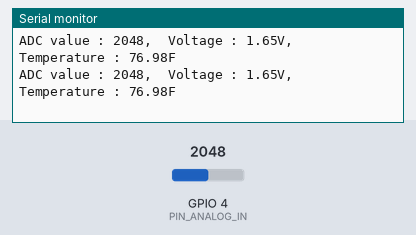
This sketch was run on a simulated ESP32. Parts: the last lines printed to the serial monitor. Inputs (shaded band) come from the test bench; at power-on: GPIO 4 (PIN_ANALOG_IN) = 2048.

Above: at 1.8 s.
1.9 s: GPIO 4 (PIN_ANALOG_IN) set to 2866
At 2.8 s:
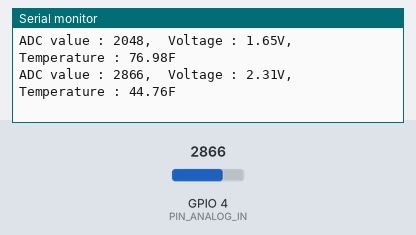
3.4 s: GPIO 4 (PIN_ANALOG_IN) set to 3603
At 4.7 s:
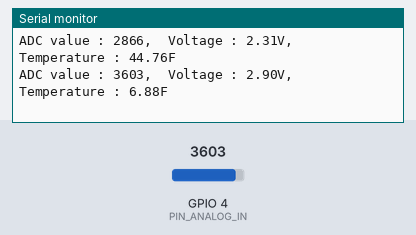
Timing chart, 0 to 6.4 s (numbered marks = the images above; inputs shaded):
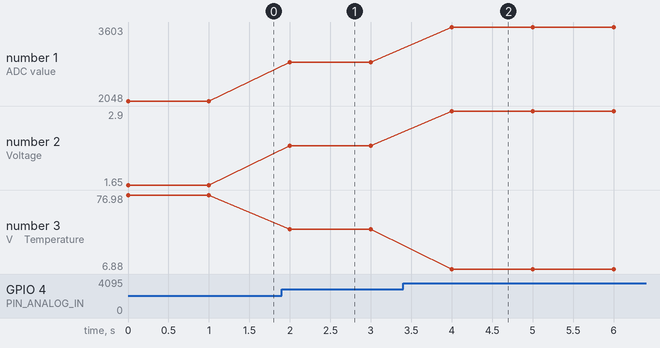

Measured:
- after the input at 1.9 s, the serial monitor: prints a new line after 0.10 s (image 1)
- after the input at 3.4 s, the serial monitor: prints a new line after 0.60 s (image 2)
- plotted number 1: 2048 → 2866 after the input at 1.9 s, 2866 → 3603 after the input at 3.4 s
- plotted number 2: 1.65 → 2.31 after the input at 1.9 s, 2.31 → 2.9 after the input at 3.4 s
- plotted number 3: 76.98 → 44.76 after the input at 1.9 s, 44.76 → 6.88 after the input at 3.4 s

The sketch:

Thermometer.ino
```cpp
#define PIN_ANALOG_IN 4
void setup() {
Serial.begin(115200);
}
void loop() {
int adcValue = analogRead(PIN_ANALOG_IN); //read ADC pin
double voltage = (float)adcValue / 4095.0 * 3.3;// calculate voltage
double Rt = 10 * voltage / (3.3 - voltage); //calculate resistance value of thermistor
double tempK = 1 / (1/(273.15 + 25) + log(Rt / 10)/3950.0);//calculate temperature (Kelvin)
double tempC = tempK - 273.15; //calculate temperature (Celsius)
double tempF = (tempC * 9/5) + 32;
Serial.printf("ADC value : %d,\tVoltage : %.2fV, \tTemperature : %.2fF\n", adcValue,
voltage, tempF);
delay(1000);
}
```
